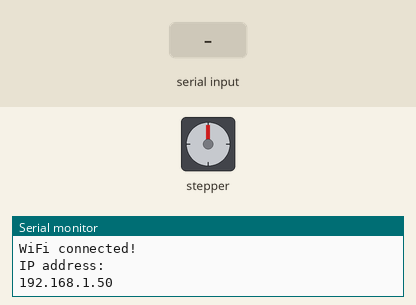
Simulated run of this program. Board: ESP32. Parts: stepper motor, the last lines printed to the serial monitor. The inputs (shaded band) are chosen by the test bench. WiFi joins after 1.5 s; servers stay silent unless stated; stepper angles assume 2048 steps per turn.

Above: at 3.2 s.
3.3 s: "u" received over Serial
At 3.77 s:
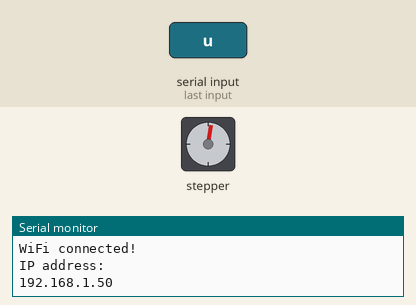
At 4.4 s:
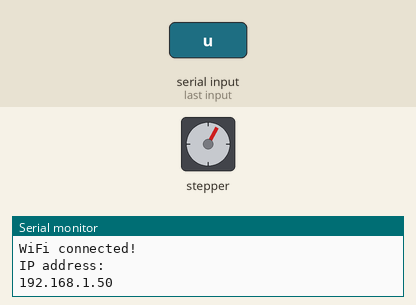
15.3 s: "l" received over Serial
At 15.47 s:
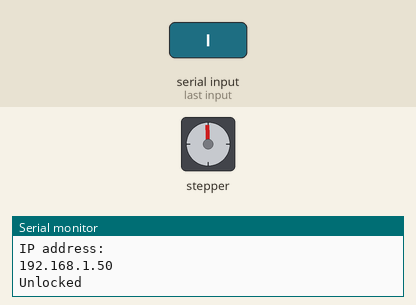
Timing chart, 0 to 24.3 s (numbered marks = the images above; inputs shaded):
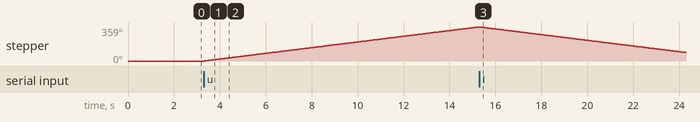

The program:

main.cpp
```cpp
#include <Arduino.h>
#include <Stepper.h>
#include <WiFi.h>

// Network Information
const char* ssid = "YOUR_NETWORK_NAME";
const char* password = "YOUR_NETWORK_PASSWORD";

const int stepsPerRevolution = 2048; // Number of steps per revolution
const int RevolutionsPerMinute = 5;  // Adjustable range of 28BYJ-48 stepper is 0~17 rpm
const unsigned long coolDown = 5000; // How long before the door relocks automatically
bool unlocked = false;
unsigned long currentTime = millis();

// ULN2003 Motor Driver Pins
#define IN1 19
#define IN2 18
#define IN3 5
#define IN4 17

// Initialize the stepper library on pins
Stepper myStepper(stepsPerRevolution, IN1, IN3, IN2, IN4);

void setup() {
  // Connect to home network
  WiFi.mode(WIFI_STA);
  WiFi.begin(ssid, password);

  Serial.begin(115200);
  Serial.print("Connecting to ");
  Serial.print(ssid);
  Serial.println("...");

  while (WiFi.status() != WL_CONNECTED) {
    delay(1000);
    Serial.print(".");
  }

  Serial.println("");
Serial.println("WiFi connected!");
Serial.println("IP address: ");
Serial.println(WiFi.localIP());

  // Set Speed
  myStepper.setSpeed(RevolutionsPerMinute);
}

void loop() {
  char incoming = Serial.read();

  if (incoming == 'u' && !unlocked) {
    myStepper.step(stepsPerRevolution);
    unlocked = true;
    Serial.println("Unlocked");
    currentTime = millis();
  }

  if (incoming == 'l' && unlocked) {
    myStepper.step(-stepsPerRevolution);
    unlocked = false;
    Serial.println("Locked");
  }

  if (unlocked && (millis() - currentTime > coolDown)) {
    myStepper.step(-stepsPerRevolution);
    unlocked = false;
    Serial.println("Locked");
  }
}
```

Measured:
- after the input at 3.3 s, stepper: keeps turning clockwise at about 30°/s, starting at once
